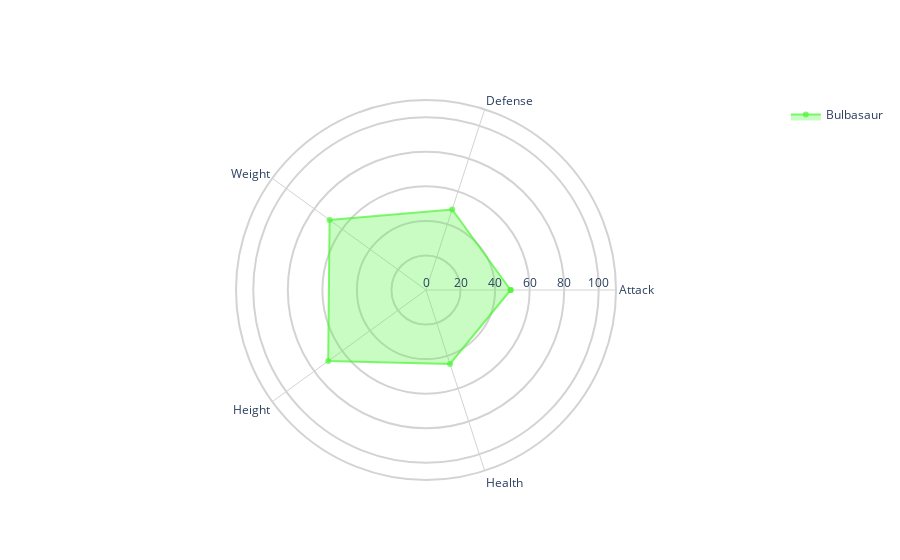

Notebook code for this chart:
### Code cell
fig = go.Figure()

fig.add_trace(go.Scatterpolar(name = "Bulbasaur",
                r = bulb,
                theta = ["Attack","Defense","Weight","Height","Health","Attack"],
                fill="toself",
                fillcolor="rgba(76, 245, 54,.3)",
                line_color="rgba(76, 245, 54,.7)"
               ))

#colore griglia #e3e7f0
fig.update_layout(
    #title = "Confronto pokemon",
    #font_size = 11,
    showlegend = True,
    polar = dict(
      bgcolor = "white",
      angularaxis = dict(
        linewidth = 2,
        showline=True,
        linecolor='lightgrey',  # Colore delle linee angolari
        gridcolor='lightgrey',    # Colore della griglia angolare
      ),
      radialaxis = dict(
        side = "counterclockwise",
        showline = False,
        linewidth = 2,
        gridcolor = "lightgrey",
        gridwidth = 2,       
        range=[0,110]
      )
    ),
    paper_bgcolor = "white"
)

fig.show()

### Figure 1 — Plotly figure (JSON) as saved in the notebook; plotly's stock layout.template omitted (floating-point values rounded to 4 significant figures)
{"data": [{"fill": "toself", "fillcolor": "rgba(76, 245, 54,.3)", "line": {"color": "rgba(76, 245, 54,.7)"}, "name": "Bulbasaur", "r": [49, 49, 69, 70, 45, 49], "theta": ["Attack", "Defense", "Weight", "Height", "Health", "Attack"], "type": "scatterpolar"}], "layout": {"paper_bgcolor": "white", "polar": {"angularaxis": {"gridcolor": "lightgrey", "linecolor": "lightgrey", "linewidth": 2, "showline": true}, "bgcolor": "white", "radialaxis": {"gridcolor": "lightgrey", "gridwidth": 2, "linewidth": 2, "range": [0, 110], "showline": false, "side": "counterclockwise"}}, "showlegend": true}}
